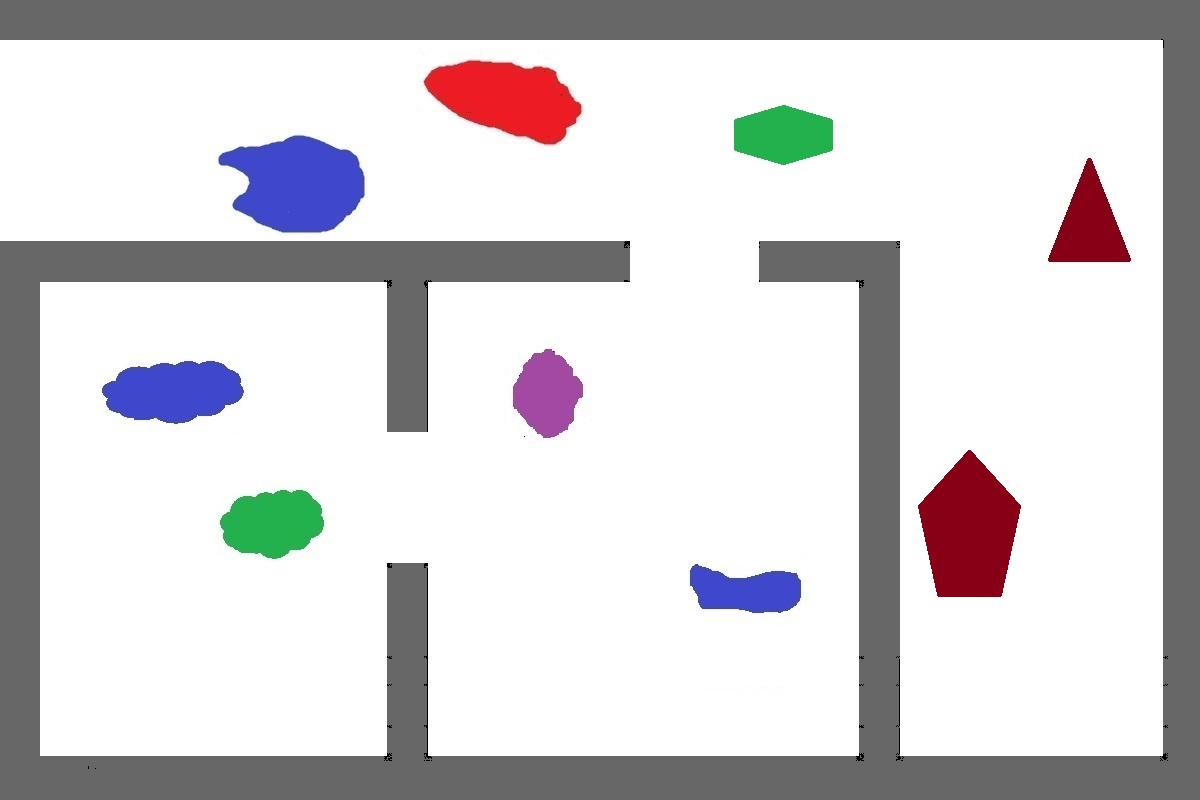
//> input picture Robot autonomous navigation and environment modeling/BFS/Project_C++/map.jpg, 1200 x 800 px
$ ./main   (built with g++ and OpenCV 4)
//> lines starting //> are read from the running program, lines starting //| are printed output that depends on the picture; after the words box and inside, x2 and y2 are one past the last pixel; in counts of white or black regions, pixels touching at a corner belong together
### Robot autonomous navigation and environment modeling/BFS/Project_C++/Header.h
#pragma once
#include<iostream>
#include<queue>
#include<stack>
#include<vector>

#include <opencv2\imgproc\types_c.h>
#include"opencv2/core.hpp"
#include"opencv2/highgui.hpp"
#include"opencv2/imgproc.hpp"
#include"opencv2\opencv.hpp"

#define N 10
#define Domain 8
using namespace std;
using namespace cv;

typedef struct node {
	node(short a, short b) {
		this->x = a;
		this->y = b;
	}
	// [4 lines left out: function node, not called in this run]
	short x;
	short y;
}node;

extern short orient[Domain][2];


uchar** decodeimg(Mat &img);
bool BFS(uchar **&map_initial, short h, short w, node* start, node* object, short **&map_result);
void getpath(short** map_result, node* start, node* object, vector<node*> &path);

### Robot autonomous navigation and environment modeling/BFS/Project_C++/func.cpp
#include "Header.h"

short orient[Domain][2] = {
	{1, 0},
	{0, 1},
	{-1, 0},
	{0, -1},

	{1, 1},
	{-1, 1},
	{-1, -1},
	{1, -1},
};

uchar** decodeimg(Mat &img) {
	short w = img.cols;
	short h = img.rows;
	uchar **map_initial = new uchar* [h+2];
	for (int i = 0; i < h + 2; i++) {
		map_initial[i] = new uchar[w + 2];
		for (int j = 0; j < w + 2; j++) {
			map_initial[i][j] = 0;
		}
	}
	for (int i = 0; i < h; i++) {
		uchar *rowdata = img.ptr(i);
		for (int j = 0; j < w; j++) {
			map_initial[i + 1][j + 1] = rowdata[j];
		}
	}
	return map_initial;
}


bool BFS(uchar **&map_initial, short h, short w, node* start, node* object, short **&map_result) {
	bool findit = false;
	queue<node*> q;
	node* curnode;
	uchar **map_arrived = new uchar*[h + 2];
	map_result = new short*[h + 2];
	for (int i = 0; i < h + 2; i++) {
		map_arrived[i] = new uchar[w + 2];
		map_result[i] = new short[w + 2];
		for (int j = 0; j < w + 2; j++) {
			map_arrived[i][j] = 0;
			map_result[i][j] = 0;
		}
	}
	q.push(start);
	map_arrived[start->x][start->y] = 1;
	// BFS给地图标记
	while (!q.empty()) {
		curnode = q.front();
		q.pop();
		// 找到目标
		if (curnode->x == object->x && curnode->y == object->y) {
			findit = true;
			break;
		}
		// 对下、右、上、左探索未标记、不是墙的区域加入队列
		for (int i = 0; i < Domain; i++) {
			if (map_initial[curnode->x + orient[i][0]][curnode->y + orient[i][1]] && !map_arrived[curnode->x + orient[i][0]][curnode->y + orient[i][1]]) {
				q.push(new node(curnode->x + orient[i][0], curnode->y + orient[i][1]));
				map_arrived[curnode->x + orient[i][0]][curnode->y + orient[i][1]] = 1;
				map_result[curnode->x + orient[i][0]][curnode->y + orient[i][1]] = map_result[curnode->x][curnode->y] + 1;
			}
		}

	}
	cout << "BFS Done" << endl;
	return true;
}


void getpath(short** map_result, node* start, node* object, vector<node*> &path) {
	node* curnode;
	path.push_back(new node(object->x, object->y));	//将目标点放入
	bool findroad;
	curnode = object;
	// 若未抵达起点
	while (curnode->x != start->x || curnode->y != start->y) {
		findroad = false;
		for (int i = 0; i < Domain; i++) {
			if (map_result[curnode->x + orient[i][0]][curnode->y + orient[i][1]] == map_result[curnode->x][curnode->y] - 1) {
				findroad = true;
				path.push_back(new node(curnode->x + orient[i][0], curnode->y + orient[i][1]));
				curnode->x = curnode->x + orient[i][0];
				curnode->y = curnode->y + orient[i][1];
				break;
			}
		}
		if (!findroad) {
			cout << "终点有误！" << endl; ////////////////////////
			break;
		}
	}
}

### Robot autonomous navigation and environment modeling/BFS/Project_C++/main.cpp
#include "Header.h"
#include <fstream>


Mat img;
int main() {
	img = imread("map.jpg");
//> img is the input picture: 800 rows x 1200 cols, CV_8UC3; mean B, G, R 212.1, 209.6, 212.4
	resize(img, img, Size(600, 400));
//> img: 400 rows x 600 cols, CV_8UC3
	cvtColor(img, img, CV_RGB2GRAY);
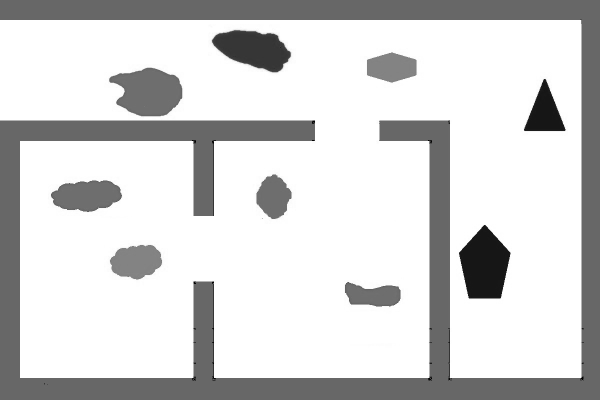
//> img: 400 rows x 600 cols, CV_8UC1; min 0, max 255, mean 210.7
	threshold(img, img, 200, 255, THRESH_BINARY);
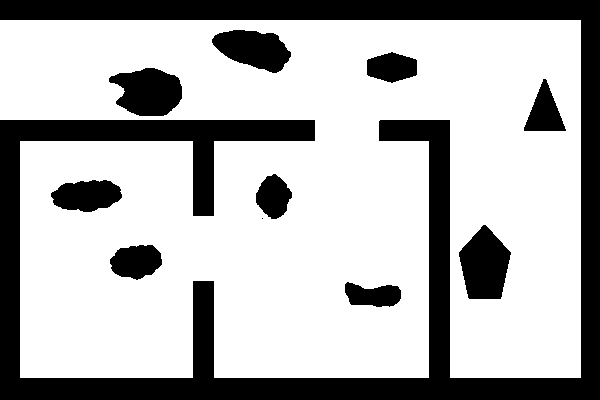
//> img: 400 rows x 600 cols, CV_8UC1; 71.5% white; 11 black regions (1 under 20 px), largest, box (x1, y1, x2, y2) and area: (0, 0, 600, 400) 53436, (459, 225, 511, 299) 2716, (109, 68, 182, 116) 2562
	medianBlur(img, img, 3);
//> img: 400 rows x 600 cols, CV_8UC1; 71.5% white; 10 black regions, largest, box (x1, y1, x2, y2) and area: (0, 0, 600, 400) 53439, (459, 225, 511, 299) 2715, (109, 68, 182, 116) 2563

	node* start = new node(50, 30);
	node* object = new node(150, 80);

	uchar **map_initial = decodeimg(img);
	short **map_result;

	// 将起点和终点在图片标出
	Point pt;
	pt.x = start->y;
	pt.y = start->x;
	circle(img, pt, 10, Scalar(0));
	pt.x = object->y;
	pt.y = object->x;
	circle(img, pt, 10, Scalar(0));
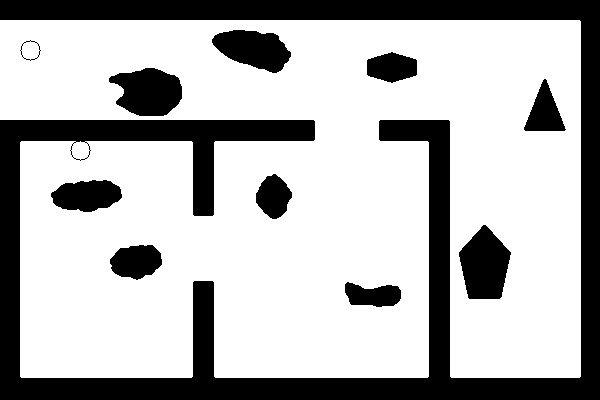
//> img: 400 rows x 600 cols, CV_8UC1; 71.4% white; 11 black regions, largest, box (x1, y1, x2, y2) and area: (0, 0, 600, 400) 53494, (459, 225, 511, 299) 2715, (109, 68, 182, 116) 2563

	// 根据标记地图得到路径表
	vector<node*> path;// 得到的路径以一对对坐标表示node(xi,yi)
	if (BFS(map_initial, img.rows, img.cols, start, object, map_result)) {
//> in BFS, `q.push(start);`: q = 1 item
//> after the loop in BFS, `while (!q.empty())`: q = 834 items
		// 根据BFS获取路径(xi, yi)
		getpath(map_result, start, object, path);
//> in getpath, `path.push_back(new node(object->x, object->y));`: path = 1 item
//> after the loop in getpath, `while (curnode->x != start->x || curnode->y != start->y)`: findroad = true; path = 541 items
//> path = 541 items
	}

	// 画图
	for (int i = (int)path.size() - 1; i >= 0; i--) {
		pt.x = path[i]->y;
		pt.y = path[i]->x;
		circle(img, pt, 2, Scalar(100), -1);
		imshow("result", img);
		waitKey(1);
	}
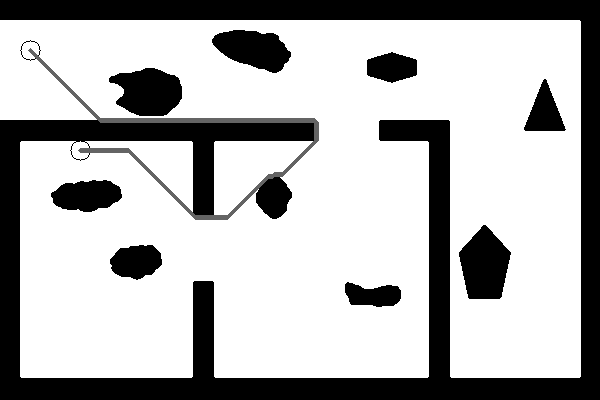
//> img: 400 rows x 600 cols, CV_8UC1; 1.13% of pixels changed, all inside (x1, y1, x2, y2) = (28, 48, 319, 220)
	waitKey(0);

	cout << "END!" << endl;
	return 0;
}
